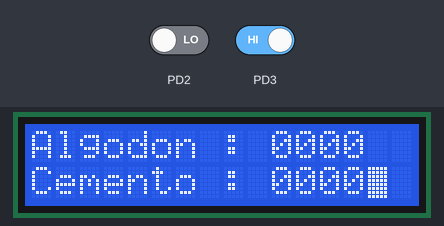
Simulated run of this program. Board: ATmega328P, built with avr-gcc and emulated at 8 MHz. On the bench: 16×2 character LCD. Wiring (inferred from the names in the program): character LCD (HD44780): RS PB1; E PB0; data PB2, PB3, PB4, PB5. The inputs (shaded band) are chosen by the test bench; at power-on: PD2 LOW, PD3 HIGH.

Above: at 1.2 s.
1.3 s: PD2 driven HIGH
At 2.5 s:
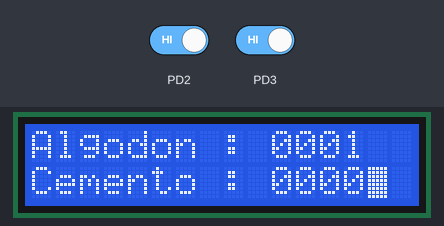
2.9 s: PD3 driven LOW
At 3.7 s:
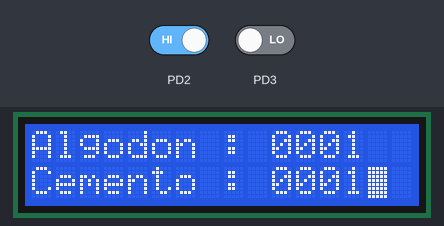
Timing chart, 0 to 5.9 s (numbered marks = the images above; inputs shaded):
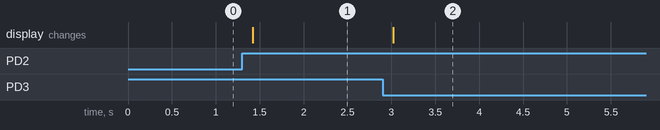

The program:

main.c
```c
/*
 * Aplicacion_Interrupt.c
 *
 * Created: 7/05/2022 17:12:04
 * Author : cd_te
 */

 #define  F_CPU 8000000UL
 #include <avr/io.h>
 #include <util/delay.h>
 #include <avr/interrupt.h>
 #include <stdbool.h>
 #include <stdint.h>
 #include "Interrupciones_AVR.h"
 #include "LCD_avr.h"

volatile uint16_t Algodon=0,Cemento=0;
volatile bool Algodon_F=false, Cemento_F=false;
char Str_Algodon[20],Str_Cemento[20];

 int main(void)
 {
	 cli();// desabilita las interrupcioness globales
	 LCD_AVR_Init();

	 //conversion
	 sprintf(Str_Algodon,"Algodon : %04u",Algodon);
	 sprintf(Str_Cemento,"Cemento : %04u",Cemento);

	 LCD_AVR_Set_Cursor(0,Fila1);
	 LCD_AVR_Print_String(Str_Algodon);
	 LCD_AVR_Set_Cursor(0,Fila2);
	 LCD_AVR_Print_String(Str_Cemento);


	 INTX_Init();

	 sei();// habilita las interrupcioness globales

	 for (;;)
	 {
		if (Algodon_F || Cemento_F)
		{
			 sprintf(Str_Algodon,"Algodon : %04u",Algodon);
			 sprintf(Str_Cemento,"Cemento : %04u",Cemento);

			 LCD_AVR_Set_Cursor(0,Fila1);
			 LCD_AVR_Print_String(Str_Algodon);
			 LCD_AVR_Set_Cursor(0,Fila2);
			 LCD_AVR_Print_String(Str_Cemento);

			 //borramos las banderas
			Algodon_F = false;
			Cemento_F = false;
		}
	 }


 }
```

Interrupciones_AVR.c
```c
/*
 * Interrupciones_AVR.c
 *
 * Created: 7/05/2022 16:12:22
 *  Author: cd_te
 *INTX_Init*/

#include "Interrupciones_AVR.h"
#include <avr/io.h>
#include <avr/interrupt.h>
#include <stdbool.h>

extern volatile uint16_t Algodon,Cemento;
extern volatile bool Algodon_F, Cemento_F;


void INTX_Init(void){
	//CONFIGURACION INT0
	EICRA |= (1<<ISC01) | (1<<ISC00);// INT0 QUE SEA FLANCO DE SUBIDA
	EIMSK |= (1<<INT0);	//HABILITAMOS INT0

	//CONFIGURACION INT1
	EICRA |= (1<<ISC11);
	EICRA &= ~(1<<ISC10);// INT1 QUE SEA FLANCO DE BAJADA
	EIMSK |= (1<<INT1);	//HABILITAMOS INT1


}

void PCINTX_Init(void){


	PCICR |= (1<<PCIE0);//habilitamos ese vector

	PCMSK0 |= (1<<PCINT7);//habilitamos el pin pb7
}


ISR(PCINT0_vect){

	//PORTB ^=(1<<5);
	PCIFR |= (1<<PCIF0);


}


ISR(INT0_vect){
	Algodon++;
	Algodon_F = true;
	//PORTB ^=(1<<0);
	EIFR |= (1<<INTF0);//limpiamos la bandera
}

ISR(INT1_vect){
	Cemento++;
	Cemento_F = true;
	//PORTB ^=(1<<5);
	EIFR |= (1<<INTF1);//limpiamos la bandera
}
```

Interrupciones_AVR.h
```c
/*
 * Interrupciones_AVR.h
 *
 * Created: 7/05/2022 16:12:13
 *  Author: cd_te
 */


#ifndef INTERRUPCIONES_AVR_H_
#define INTERRUPCIONES_AVR_H_


void INTX_Init(void);
void PCINTX_Init(void);

#endif /* INTERRUPCIONES_AVR_H_ */
```

Interrupciones_AVR.c
```c
/*
 * Interrupciones_AVR.c
 *
 * Created: 7/05/2022 16:12:22
 *  Author: cd_te
 *INTX_Init*/

#include "Interrupciones_AVR.h"
#include <avr/io.h>
#include <avr/interrupt.h>

void INTX_Init(void){
	//CONFIGURACION INT0
	EICRA |= (1<<ISC01) | (1<<ISC00);// INT0 QUE SEA FLANCO DE SUBIDA
	EIMSK |= (1<<INT0);	//HABILITAMOS INT0

	//CONFIGURACION INT1
	EICRA |= (1<<ISC11);
	EICRA &= ~(1<<ISC10);// INT1 QUE SEA FLANCO DE BAJADA
	EIMSK |= (1<<INT1);	//HABILITAMOS INT1


}

ISR(INT0_vect){

	PORTB ^=(1<<0);
	EIFR |= (1<<INTF0);//limpiamos la bandera
}

ISR(INT1_vect){

	PORTB ^=(1<<5);
	EIFR |= (1<<INTF1);//limpiamos la bandera
}
```

Interrupciones_AVR.h
```c
/*
 * Interrupciones_AVR.h
 *
 * Created: 7/05/2022 16:12:13
 *  Author: cd_te
 */


#ifndef INTERRUPCIONES_AVR_H_
#define INTERRUPCIONES_AVR_H_


void INTX_Init(void);


#endif /* INTERRUPCIONES_AVR_H_ */
```

Interrupciones_AVR.c
```c
/*
 * Interrupciones_AVR.c
 *
 * Created: 7/05/2022 16:12:22
 *  Author: cd_te
 *INTX_Init*/

#include "Interrupciones_AVR.h"
#include <avr/io.h>
#include <avr/interrupt.h>
#include <stdbool.h>

extern volatile bool Flag_PCINT;

void INTX_Init(void){
	//CONFIGURACION INT0
	EICRA |= (1<<ISC01) | (1<<ISC00);// INT0 QUE SEA FLANCO DE SUBIDA
	EIMSK |= (1<<INT0);	//HABILITAMOS INT0

	//CONFIGURACION INT1
	EICRA |= (1<<ISC11);
	EICRA &= ~(1<<ISC10);// INT1 QUE SEA FLANCO DE BAJADA
	EIMSK |= (1<<INT1);	//HABILITAMOS INT1


}

void PCINTX_Init(void){


	PCICR |= (1<<PCIE0);//habilitamos ese vector

	PCMSK0 |= (1<<PCINT7);//habilitamos el pin pb7
}


ISR(PCINT0_vect){
	Flag_PCINT = true;
	//PORTB ^=(1<<5);
	PCIFR |= (1<<PCIF0);


}


ISR(INT0_vect){

	PORTB ^=(1<<0);
	EIFR |= (1<<INTF0);//limpiamos la bandera
}

ISR(INT1_vect){

	PORTB ^=(1<<5);
	EIFR |= (1<<INTF1);//limpiamos la bandera
}
```

Interrupciones_AVR.h
```c
/*
 * Interrupciones_AVR.h
 *
 * Created: 7/05/2022 16:12:13
 *  Author: cd_te
 */


#ifndef INTERRUPCIONES_AVR_H_
#define INTERRUPCIONES_AVR_H_


void INTX_Init(void);
void PCINTX_Init(void);

#endif /* INTERRUPCIONES_AVR_H_ */
```

LCD_avr.c
```c
/*
 * LCD_avr.c
 *
 * Created: 1/05/2022 17:01:45
 *  Author: cd_te
 */
#include "LCD_avr.h"
#define  F_CPU 8000000UL
#include <util/delay.h>

void LCD_AVR_Cmd(uint8_t a){
	E_OFF;
	E_ON;
	LCD_AVR_Data_Bus(a)	;
	_delay_ms(2);
	E_OFF;
}
void LCD_AVR_Data_Bus(uint8_t a){
	// 0001
	if (a & 0x01){D4_ON;}
	else{D4_OFF;}
	// 0010
	if (a & 0x02){D5_ON;}
	else{D5_OFF;}
	// 0100
	if (a & 0x04){D6_ON;}
	else{D6_OFF;}
	// 1000
	if (a & 0x08){D7_ON;}
	else{D7_OFF;}
}
void LCD_AVR_Init(void){

	DDRB |= (1<<0) |(1<<1)|(1<<2)|(1<<3)|(1<<4)|(1<<5);

	LCD_AVR_Cmd(0X03);
	LCD_AVR_Cmd(0X03);
	LCD_AVR_Cmd(0X03);
	LCD_AVR_Cmd(0X02);
	LCD_AVR_Cmd(0X02);
	LCD_AVR_Cmd(0X08);
	LCD_AVR_Cmd(0X00);
	LCD_AVR_Cmd(0X08);
	LCD_AVR_Cmd(0X00);
	LCD_AVR_Cmd(0X01);
	LCD_AVR_Cmd(0X00);
	LCD_AVR_Cmd(0X0D);

}
void LCD_AVR_Set_Cursor(uint8_t x,Ubicacion y){
uint8_t m,n;

RS_OFF;
switch (y)
{
	case Fila1:
			m=0x80+x;
			n=(0x80+x)>>4;
			LCD_AVR_Cmd(n);
			LCD_AVR_Cmd(m);
	break;
	case Fila2:
			m=0xC0+x;
			n=(0XC0+x)>>4;
			LCD_AVR_Cmd(n);
			LCD_AVR_Cmd(m);
	break;
	case Fila3:
			m=0x94+x;
			n=(0x94+x)>>4;
			LCD_AVR_Cmd(n);
			LCD_AVR_Cmd(m);
	break;
	case Fila4:
			m=0xD4+x;
			n=(0xD4+x)>>4;
			LCD_AVR_Cmd(n);
			LCD_AVR_Cmd(m);
	break;
}

}
void LCD_AVR_Print_Char(char c){
		uint8_t m,n;
		m=c>>4;
		n=c;
		RS_ON;
		LCD_AVR_Cmd(m);
		LCD_AVR_Cmd(n);
}
void LCD_AVR_Print_String(char *c){

	char *ptr;
	ptr = c;
	while(*ptr)
			LCD_AVR_Print_Char(*ptr++);

}


void LCD_AVR_New_Char(uint8_t a,uint8_t b,uint8_t c,uint8_t d ,uint8_t e ,uint8_t f,uint8_t g,uint8_t h,uint8_t i){
	  uint8_t m,n;
	  switch(a){
		  case 1:
		  LCD_AVR_Cmd(0x04);
		  LCD_AVR_Cmd(0x00);
		  RS_ON;
		  m=b>>4;
		  n=b;
		  LCD_AVR_Cmd(m);
		  LCD_AVR_Cmd(n);
		  m=c>>4;
		  n=c;
		  LCD_AVR_Cmd(m);
		  LCD_AVR_Cmd(n);
		  m=d>>4;
		  n=d;
		  LCD_AVR_Cmd(m);
		  LCD_AVR_Cmd(n);
		  m=e>>4;
		  n=e;
		  LCD_AVR_Cmd(m);
		  LCD_AVR_Cmd(n);
		  m=f>>4;
		  n=f;
		  LCD_AVR_Cmd(m);
		  LCD_AVR_Cmd(n);
		  m=g>>4;
		  n=g;
		  LCD_AVR_Cmd(m);
		  LCD_AVR_Cmd(n);
		  m=h>>4;
		  n=h;
		  LCD_AVR_Cmd(m);
		  LCD_AVR_Cmd(n);
		  m=i>>4;
		  n=i;
		  LCD_AVR_Cmd(m);
		  LCD_AVR_Cmd(n);
		  RS_OFF;
		  LCD_AVR_Cmd(0x00);
		  LCD_AVR_Cmd(0x01);
		  _delay_ms(100);
		  break;
		  case 2:
		  LCD_AVR_Cmd(0x04);
		  LCD_AVR_Cmd(0x08);
		  RS_ON;
		  m=b>>4;
		  n=b;
		  LCD_AVR_Cmd(m);
		  LCD_AVR_Cmd(n);
		  m=c>>4;
		  n=c;
		  LCD_AVR_Cmd(m);
		  LCD_AVR_Cmd(n);
		  m=c>>4;
		  n=c;
		  LCD_AVR_Cmd(m);
		  LCD_AVR_Cmd(n);
		  m=d>>4;
		  n=d;
		  LCD_AVR_Cmd(m);
		  LCD_AVR_Cmd(n);
		  m=e>>4;
		  n=e;
		  LCD_AVR_Cmd(m);
		  LCD_AVR_Cmd(n);
		  m=f>>4;
		  n=f;
		  LCD_AVR_Cmd(m);
		  LCD_AVR_Cmd(n);
		  m=g>>4;
		  n=g;
		  LCD_AVR_Cmd(m);
		  LCD_AVR_Cmd(n);
		  m=h>>4;
		  n=h;
		  LCD_AVR_Cmd(m);
		  LCD_AVR_Cmd(n);
		  m=i>>4;
		  n=i;
		  LCD_AVR_Cmd(m);
		  LCD_AVR_Cmd(n);
		  RS_OFF;
		  LCD_AVR_Cmd(0x00);
		  LCD_AVR_Cmd(0x01);
		  _delay_ms(100);
		  break;
		  case 3:
		  LCD_AVR_Cmd(0x04);
		  LCD_AVR_Cmd(0xFF);
		  RS_ON;
		  m=b>>4;
		  n=b;
		  LCD_AVR_Cmd(m);
		  LCD_AVR_Cmd(n);
		  m=c>>4;
		  n=c;
		  LCD_AVR_Cmd(m);
		  LCD_AVR_Cmd(n);
		  m=d>>4;
		  n=d;
		  LCD_AVR_Cmd(m);
		  LCD_AVR_Cmd(n);
		  m=e>>4;
		  n=e;
		  LCD_AVR_Cmd(m);
		  LCD_AVR_Cmd(n);
		  m=f>>4;
		  n=f;
		  LCD_AVR_Cmd(m);
		  LCD_AVR_Cmd(n);
		  m=g>>4;
		  n=g;
		  LCD_AVR_Cmd(m);
		  LCD_AVR_Cmd(n);
		  m=h>>4;
		  n=h;
		  LCD_AVR_Cmd(m);
		  LCD_AVR_Cmd(n);
		  m=i>>4;
		  n=i;
		  LCD_AVR_Cmd(m);
		  LCD_AVR_Cmd(n);
		  RS_OFF;
		  LCD_AVR_Cmd(0x00);
		  LCD_AVR_Cmd(0x01);
		  _delay_ms(100);
		  break;
	  }


}
void LCD_AVR_Print_New_Char(uint8_t a){
		RS_ON;
		LCD_AVR_Cmd(0x00);
		LCD_AVR_Cmd(a-1);
		RS_OFF;
}
```

LCD_avr.h
```c
/*
 * LCD_avr.h
 *
 * Created: 1/05/2022 17:01:36
 *  Author: cd_te
 */


#ifndef LCD_AVR_H_
#define LCD_AVR_H_


#include <avr/io.h>
#include <stdint.h>


#define E_ON  PORTB |=(1<<0);
#define E_OFF PORTB &= ~(1<<0);

#define RS_ON PORTB |=(1<<1);
#define RS_OFF PORTB &= ~(1<<1);

#define D4_ON PORTB |=(1<<2);
#define D4_OFF PORTB &= ~(1<<2);

#define D5_ON PORTB |=(1<<3);
#define D5_OFF PORTB &= ~(1<<3);

#define D6_ON PORTB |=(1<<4);
#define D6_OFF PORTB &= ~(1<<4);

#define D7_ON PORTB |=(1<<5);
#define D7_OFF PORTB &= ~(1<<5);


typedef enum{
	Fila1=0,
	Fila2,
	Fila3,
	Fila4
}Ubicacion;


void LCD_AVR_Cmd(uint8_t a);
void LCD_AVR_Data_Bus(uint8_t a);
void LCD_AVR_Init(void);
void LCD_AVR_Set_Cursor(uint8_t x,Ubicacion y);
void LCD_AVR_Print_Char(char c);
void LCD_AVR_Print_String(char *c);
void LCD_AVR_New_Char(uint8_t a,uint8_t b,uint8_t c,uint8_t d ,uint8_t e ,uint8_t f,uint8_t g,uint8_t h,uint8_t i);
void LCD_AVR_Print_New_Char(uint8_t a);

#endif /* LCD_AVR_H_ */
```

Measured:
- after the input at 1.3 s, the display: changes after 0.12 s (image 1)
- after the input at 2.9 s, the display: changes after 0.12 s (image 2)
